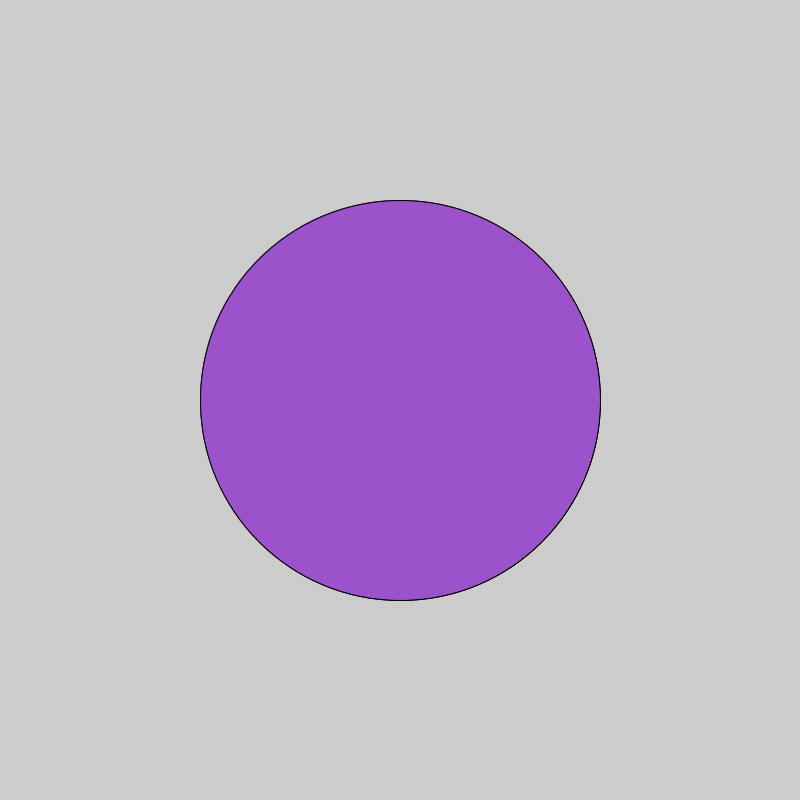
Frame 1 (no input)
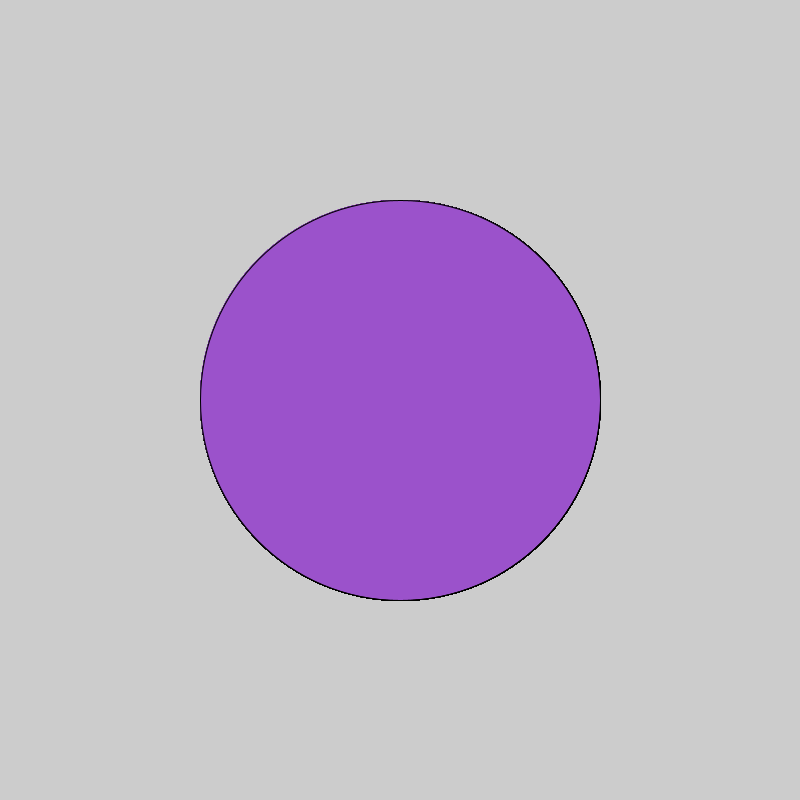
Frame 60 (the mouse pressed at the canvas centre just before this capture)
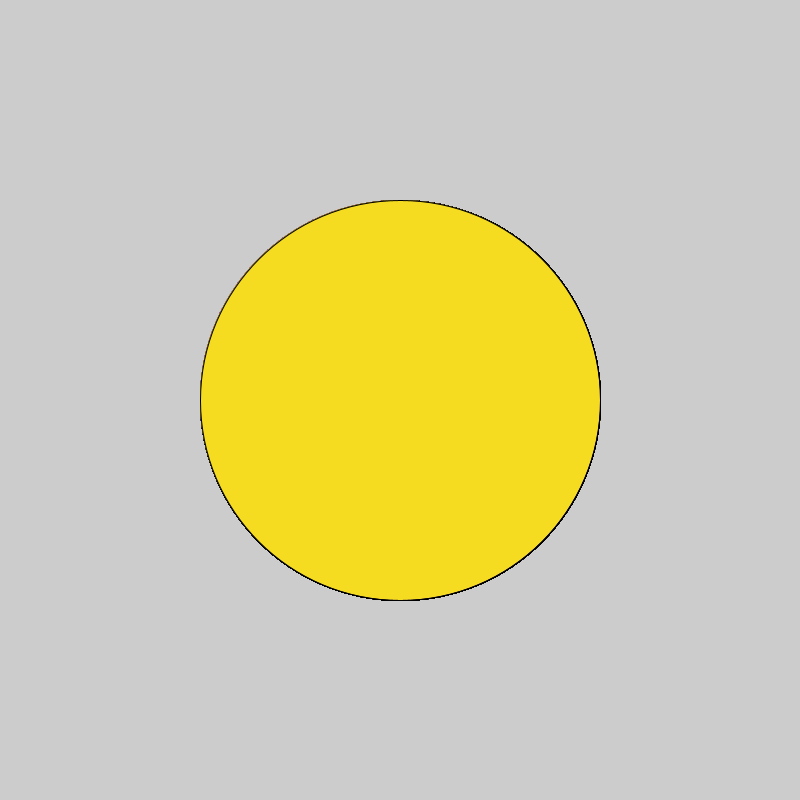
Frame 120 (the mouse held since frame 60 and released just before this capture)

The Processing sketch that drew these frames (run headless with seeded random() and noise(); from frame 60 on, the mouse is pressed at the canvas centre):

// Processing sketch: sketch_purple_yellow
// ── sketch_purple_yellow.pde
void setup(){
size(800, 800);  
}
void draw(){
fill(#9B52CB);
ellipse(400, 400, 400, 400);
if(mousePressed){
  fill(#F5DC20);
}else{
  fill(#9B52CB);
}
ellipse(400, 400, 400, 400);
}
